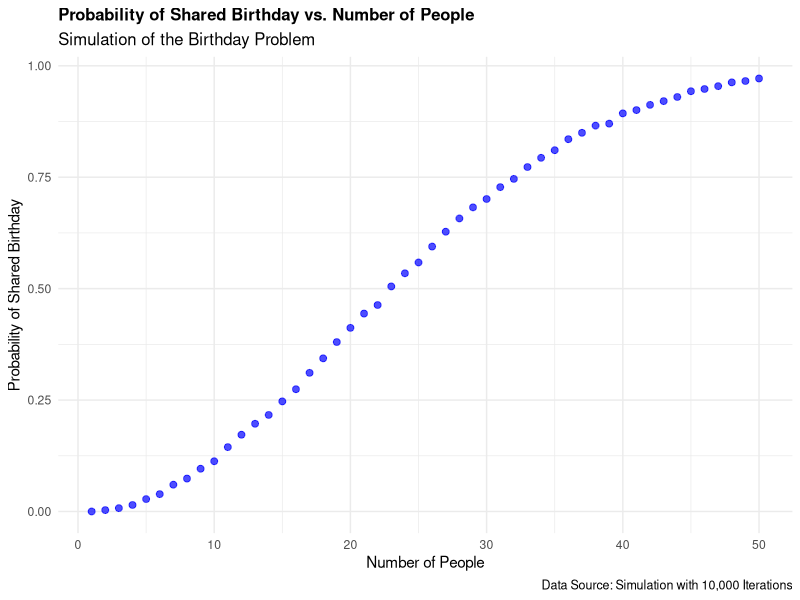

Here is the R script that generated this plot:
## ---- chunk 1
library(tidyverse)
## ---- chunk 2
birthdays <- sample(1:366, 23, replace = TRUE) 
## ---- chunk 3
birthdays <- sample(1:366, 23, replace = TRUE) 

birthdays |>
  duplicated()
  
birthdays |>
  duplicated() |>
  max()
## ---- chunk 4
matches <- data.frame(rep = 1:10000, match = NA)

for(i in 1:10000){
  
birthdays <- sample(1:366, 23, replace = TRUE) 

matches$match[i] <- birthdays |>
  duplicated() |>
  max() 
}

matches |>
  summarize(mean(match),
            se = sd(match)/sqrt(10000))
## ---- chunk 5
birthday_problem <- function(people, iterations = 10000) {

matches <- data.frame(rep = 1:iterations, match = NA)

for(i in 1:iterations){
  
birthdays <- sample(1:366, people, replace = TRUE) 

matches$match[i] <- birthdays |>
  duplicated() |>
  max() 
}

matches |>
  summarize(mean1 = mean(match),
            se = sd(match)/sqrt(iterations), 
            people = people, 
            iterations = iterations)
}
## ---- chunk 6
birthday_problem(23)
## ---- chunk 7
results_list <- list()

for (people_input in seq(1, 50)) {
  results_list[[length(results_list) + 1]] <- birthday_problem(people_input)
}

results_birthday <- do.call(rbind, results_list)
## ---- chunk 8
ggplot(results_birthday, aes(x = people, y = mean1)) +
  geom_point(color = "blue", size = 2, alpha = 0.7) + 
  labs(x = "Number of People", y = "Probability of Shared Birthday",
       title = "Probability of Shared Birthday vs. Number of People", 
       subtitle = "Simulation of the Birthday Problem", 
       caption = "Data Source: Simulation with 10,000 Iterations") +  
  theme_minimal() + 
  theme(legend.position = "none",
        plot.title = element_text(size = 12, face = "bold"),  
        plot.subtitle = element_text(size = 12), 
        plot.caption = element_text(size = 9))  
